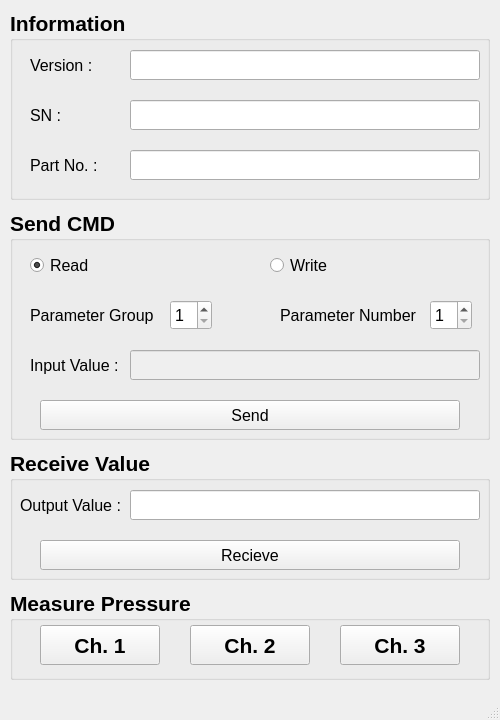
<?xml version="1.0" encoding="UTF-8"?>
<ui version="4.0">
 <class>MainWindow</class>
 <widget class="QMainWindow" name="MainWindow">
  <property name="enabled">
   <bool>true</bool>
  </property>
  <property name="geometry">
   <rect>
    <x>0</x>
    <y>0</y>
    <width>500</width>
    <height>720</height>
   </rect>
  </property>
  <property name="sizePolicy">
   <sizepolicy hsizetype="Fixed" vsizetype="Fixed">
    <horstretch>0</horstretch>
    <verstretch>0</verstretch>
   </sizepolicy>
  </property>
  <property name="minimumSize">
   <size>
    <width>500</width>
    <height>720</height>
   </size>
  </property>
  <property name="maximumSize">
   <size>
    <width>500</width>
    <height>720</height>
   </size>
  </property>
  <property name="windowTitle">
   <string>GRAPHIX3 Gauge Controller Display Panel</string>
  </property>
  <widget class="QWidget" name="centralwidget">
   <property name="sizePolicy">
    <sizepolicy hsizetype="Fixed" vsizetype="Fixed">
     <horstretch>0</horstretch>
     <verstretch>0</verstretch>
    </sizepolicy>
   </property>
   <widget class="QGroupBox" name="informationBox">
    <property name="geometry">
     <rect>
      <x>10</x>
      <y>10</y>
      <width>480</width>
      <height>190</height>
     </rect>
    </property>
    <property name="sizePolicy">
     <sizepolicy hsizetype="Fixed" vsizetype="Fixed">
      <horstretch>0</horstretch>
      <verstretch>0</verstretch>
     </sizepolicy>
    </property>
    <property name="font">
     <font>
      <family>Arial</family>
      <pointsize>16</pointsize>
      <weight>75</weight>
      <bold>true</bold>
     </font>
    </property>
    <property name="title">
     <string>Information</string>
    </property>
    <widget class="QLabel" name="versionLabel">
     <property name="geometry">
      <rect>
       <x>20</x>
       <y>40</y>
       <width>70</width>
       <height>30</height>
      </rect>
     </property>
     <property name="sizePolicy">
      <sizepolicy hsizetype="Fixed" vsizetype="Fixed">
       <horstretch>0</horstretch>
       <verstretch>0</verstretch>
      </sizepolicy>
     </property>
     <property name="font">
      <font>
       <family>Arial</family>
       <pointsize>12</pointsize>
       <weight>50</weight>
       <bold>false</bold>
      </font>
     </property>
     <property name="text">
      <string>Version :</string>
     </property>
    </widget>
    <widget class="QLabel" name="snLabel">
     <property name="geometry">
      <rect>
       <x>20</x>
       <y>90</y>
       <width>60</width>
       <height>30</height>
      </rect>
     </property>
     <property name="sizePolicy">
      <sizepolicy hsizetype="Fixed" vsizetype="Fixed">
       <horstretch>0</horstretch>
       <verstretch>0</verstretch>
      </sizepolicy>
     </property>
     <property name="font">
      <font>
       <pointsize>12</pointsize>
       <weight>50</weight>
       <bold>false</bold>
      </font>
     </property>
     <property name="text">
      <string>SN :</string>
     </property>
    </widget>
    <widget class="QLabel" name="pnLabel">
     <property name="geometry">
      <rect>
       <x>20</x>
       <y>140</y>
       <width>80</width>
       <height>30</height>
      </rect>
     </property>
     <property name="sizePolicy">
      <sizepolicy hsizetype="Fixed" vsizetype="Fixed">
       <horstretch>0</horstretch>
       <verstretch>0</verstretch>
      </sizepolicy>
     </property>
     <property name="font">
      <font>
       <pointsize>12</pointsize>
       <weight>50</weight>
       <bold>false</bold>
      </font>
     </property>
     <property name="text">
      <string>Part No. :</string>
     </property>
    </widget>
    <widget class="QLineEdit" name="versionOutput">
     <property name="enabled">
      <bool>true</bool>
     </property>
     <property name="geometry">
      <rect>
       <x>120</x>
       <y>40</y>
       <width>350</width>
       <height>30</height>
      </rect>
     </property>
     <property name="readOnly">
      <bool>true</bool>
     </property>
    </widget>
    <widget class="QLineEdit" name="snOutput">
     <property name="enabled">
      <bool>true</bool>
     </property>
     <property name="geometry">
      <rect>
       <x>120</x>
       <y>90</y>
       <width>350</width>
       <height>30</height>
      </rect>
     </property>
     <property name="readOnly">
      <bool>true</bool>
     </property>
    </widget>
    <widget class="QLineEdit" name="pnOutput">
     <property name="enabled">
      <bool>true</bool>
     </property>
     <property name="geometry">
      <rect>
       <x>120</x>
       <y>140</y>
       <width>350</width>
       <height>30</height>
      </rect>
     </property>
     <property name="readOnly">
      <bool>true</bool>
     </property>
    </widget>
   </widget>
   <widget class="QGroupBox" name="sendCMDBox">
    <property name="geometry">
     <rect>
      <x>10</x>
      <y>210</y>
      <width>480</width>
      <height>230</height>
     </rect>
    </property>
    <property name="sizePolicy">
     <sizepolicy hsizetype="Fixed" vsizetype="Fixed">
      <horstretch>0</horstretch>
      <verstretch>0</verstretch>
     </sizepolicy>
    </property>
    <property name="font">
     <font>
      <family>Arial</family>
      <pointsize>16</pointsize>
      <weight>75</weight>
      <bold>true</bold>
     </font>
    </property>
    <property name="title">
     <string>Send CMD</string>
    </property>
    <widget class="QLabel" name="pGroupLabel">
     <property name="geometry">
      <rect>
       <x>20</x>
       <y>90</y>
       <width>131</width>
       <height>30</height>
      </rect>
     </property>
     <property name="font">
      <font>
       <pointsize>12</pointsize>
       <weight>50</weight>
       <bold>false</bold>
      </font>
     </property>
     <property name="text">
      <string>Parameter Group</string>
     </property>
    </widget>
    <widget class="QLabel" name="pNumberLabel">
     <property name="geometry">
      <rect>
       <x>270</x>
       <y>90</y>
       <width>151</width>
       <height>30</height>
      </rect>
     </property>
     <property name="font">
      <font>
       <pointsize>12</pointsize>
       <weight>50</weight>
       <bold>false</bold>
      </font>
     </property>
     <property name="text">
      <string>Parameter Number</string>
     </property>
    </widget>
    <widget class="QLabel" name="inputLabel">
     <property name="geometry">
      <rect>
       <x>20</x>
       <y>140</y>
       <width>91</width>
       <height>30</height>
      </rect>
     </property>
     <property name="font">
      <font>
       <pointsize>12</pointsize>
       <weight>50</weight>
       <bold>false</bold>
      </font>
     </property>
     <property name="text">
      <string>Input Value :</string>
     </property>
    </widget>
    <widget class="QSpinBox" name="pGroup">
     <property name="geometry">
      <rect>
       <x>160</x>
       <y>90</y>
       <width>42</width>
       <height>30</height>
      </rect>
     </property>
     <property name="font">
      <font>
       <pointsize>12</pointsize>
       <weight>50</weight>
       <bold>false</bold>
      </font>
     </property>
     <property name="minimum">
      <number>1</number>
     </property>
     <property name="maximum">
      <number>5</number>
     </property>
    </widget>
    <widget class="QSpinBox" name="pNumber">
     <property name="geometry">
      <rect>
       <x>420</x>
       <y>90</y>
       <width>42</width>
       <height>30</height>
      </rect>
     </property>
     <property name="font">
      <font>
       <pointsize>12</pointsize>
       <weight>50</weight>
       <bold>false</bold>
      </font>
     </property>
     <property name="minimum">
      <number>1</number>
     </property>
     <property name="maximum">
      <number>38</number>
     </property>
    </widget>
    <widget class="QLineEdit" name="inputValue">
     <property name="enabled">
      <bool>false</bool>
     </property>
     <property name="geometry">
      <rect>
       <x>120</x>
       <y>140</y>
       <width>350</width>
       <height>30</height>
      </rect>
     </property>
    </widget>
    <widget class="QRadioButton" name="readSelButton">
     <property name="geometry">
      <rect>
       <x>20</x>
       <y>40</y>
       <width>131</width>
       <height>30</height>
      </rect>
     </property>
     <property name="font">
      <font>
       <pointsize>12</pointsize>
       <weight>50</weight>
       <bold>false</bold>
      </font>
     </property>
     <property name="text">
      <string>Read</string>
     </property>
     <property name="checked">
      <bool>true</bool>
     </property>
    </widget>
    <widget class="QRadioButton" name="writeSelButton">
     <property name="geometry">
      <rect>
       <x>260</x>
       <y>40</y>
       <width>131</width>
       <height>30</height>
      </rect>
     </property>
     <property name="font">
      <font>
       <pointsize>12</pointsize>
       <weight>50</weight>
       <bold>false</bold>
      </font>
     </property>
     <property name="text">
      <string>Write</string>
     </property>
    </widget>
    <widget class="QPushButton" name="sendButton">
     <property name="geometry">
      <rect>
       <x>30</x>
       <y>190</y>
       <width>420</width>
       <height>30</height>
      </rect>
     </property>
     <property name="font">
      <font>
       <pointsize>12</pointsize>
       <weight>50</weight>
       <bold>false</bold>
      </font>
     </property>
     <property name="text">
      <string>Send</string>
     </property>
    </widget>
   </widget>
   <widget class="QGroupBox" name="receiveBox">
    <property name="geometry">
     <rect>
      <x>10</x>
      <y>450</y>
      <width>480</width>
      <height>130</height>
     </rect>
    </property>
    <property name="font">
     <font>
      <family>Arial</family>
      <pointsize>16</pointsize>
      <weight>75</weight>
      <bold>true</bold>
     </font>
    </property>
    <property name="title">
     <string>Receive Value</string>
    </property>
    <widget class="QLabel" name="outputLabel">
     <property name="geometry">
      <rect>
       <x>10</x>
       <y>40</y>
       <width>101</width>
       <height>30</height>
      </rect>
     </property>
     <property name="font">
      <font>
       <pointsize>12</pointsize>
       <weight>50</weight>
       <bold>false</bold>
      </font>
     </property>
     <property name="text">
      <string>Output Value :</string>
     </property>
    </widget>
    <widget class="QLineEdit" name="outputValue">
     <property name="enabled">
      <bool>true</bool>
     </property>
     <property name="geometry">
      <rect>
       <x>120</x>
       <y>40</y>
       <width>350</width>
       <height>30</height>
      </rect>
     </property>
     <property name="readOnly">
      <bool>true</bool>
     </property>
    </widget>
    <widget class="QPushButton" name="receiveButton">
     <property name="geometry">
      <rect>
       <x>30</x>
       <y>90</y>
       <width>420</width>
       <height>30</height>
      </rect>
     </property>
     <property name="font">
      <font>
       <pointsize>12</pointsize>
       <weight>50</weight>
       <bold>false</bold>
      </font>
     </property>
     <property name="text">
      <string>Recieve</string>
     </property>
    </widget>
   </widget>
   <widget class="QGroupBox" name="channelBox">
    <property name="geometry">
     <rect>
      <x>10</x>
      <y>590</y>
      <width>480</width>
      <height>90</height>
     </rect>
    </property>
    <property name="font">
     <font>
      <family>Arial</family>
      <pointsize>16</pointsize>
      <weight>75</weight>
      <bold>true</bold>
     </font>
    </property>
    <property name="title">
     <string>Measure Pressure</string>
    </property>
    <widget class="QPushButton" name="ch1Press">
     <property name="geometry">
      <rect>
       <x>30</x>
       <y>35</y>
       <width>120</width>
       <height>40</height>
      </rect>
     </property>
     <property name="sizePolicy">
      <sizepolicy hsizetype="Fixed" vsizetype="Fixed">
       <horstretch>0</horstretch>
       <verstretch>0</verstretch>
      </sizepolicy>
     </property>
     <property name="text">
      <string>Ch. 1</string>
     </property>
    </widget>
    <widget class="QPushButton" name="ch2Press">
     <property name="geometry">
      <rect>
       <x>180</x>
       <y>35</y>
       <width>120</width>
       <height>40</height>
      </rect>
     </property>
     <property name="sizePolicy">
      <sizepolicy hsizetype="Fixed" vsizetype="Fixed">
       <horstretch>0</horstretch>
       <verstretch>0</verstretch>
      </sizepolicy>
     </property>
     <property name="text">
      <string>Ch. 2</string>
     </property>
    </widget>
    <widget class="QPushButton" name="ch3Press">
     <property name="geometry">
      <rect>
       <x>330</x>
       <y>35</y>
       <width>120</width>
       <height>40</height>
      </rect>
     </property>
     <property name="sizePolicy">
      <sizepolicy hsizetype="Fixed" vsizetype="Fixed">
       <horstretch>0</horstretch>
       <verstretch>0</verstretch>
      </sizepolicy>
     </property>
     <property name="text">
      <string>Ch. 3</string>
     </property>
    </widget>
   </widget>
  </widget>
  <widget class="QMenuBar" name="menubar">
   <property name="geometry">
    <rect>
     <x>0</x>
     <y>0</y>
     <width>500</width>
     <height>21</height>
    </rect>
   </property>
  </widget>
  <widget class="QStatusBar" name="statusbar"/>
 </widget>
 <resources/>
 <connections>
  <connection>
   <sender>writeSelButton</sender>
   <signal>clicked(bool)</signal>
   <receiver>inputValue</receiver>
   <slot>setEnabled(bool)</slot>
   <hints>
    <hint type="sourcelabel">
     <x>335</x>
     <y>345</y>
    </hint>
    <hint type="destinationlabel">
     <x>304</x>
     <y>445</y>
    </hint>
   </hints>
  </connection>
  <connection>
   <sender>readSelButton</sender>
   <signal>clicked(bool)</signal>
   <receiver>inputValue</receiver>
   <slot>setDisabled(bool)</slot>
   <hints>
    <hint type="sourcelabel">
     <x>95</x>
     <y>345</y>
    </hint>
    <hint type="destinationlabel">
     <x>304</x>
     <y>445</y>
    </hint>
   </hints>
  </connection>
 </connections>
</ui>
